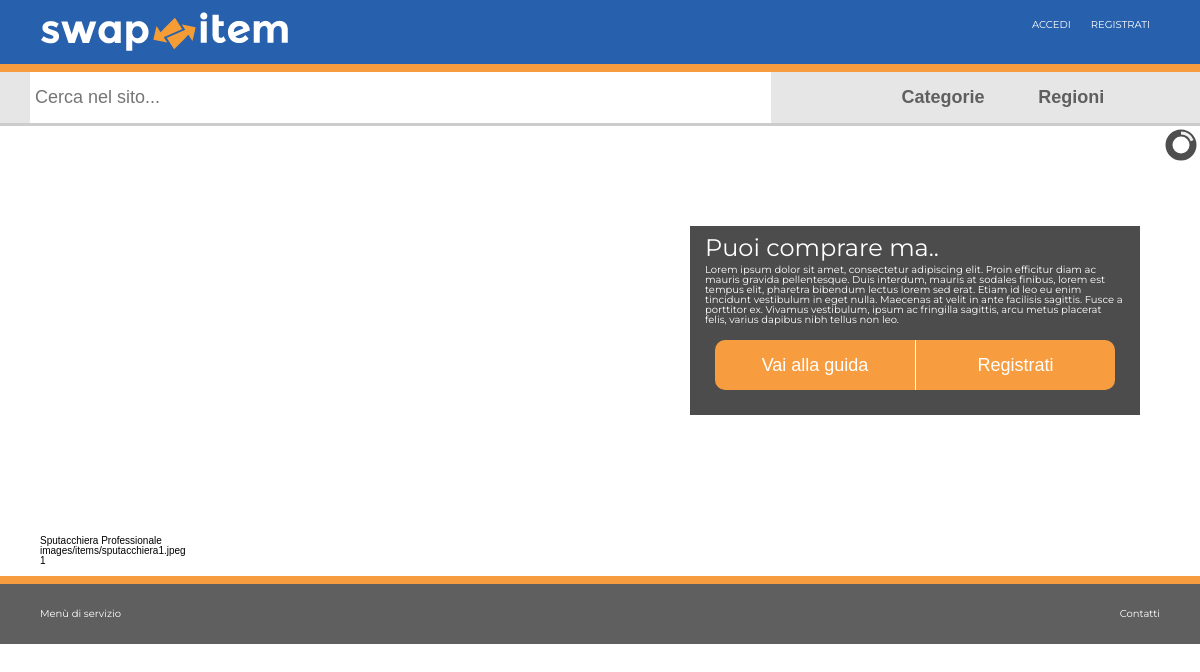
Page /index.php?id=1 on the committed database.
### tables this page shows
CREATE TABLE `tb_item` (
  `id` int(11) NOT NULL,
  `p_swapper` int(11) NOT NULL,
  `id_categoria` int(11) NOT NULL,
  `id_categoria_figlia` int(11) NOT NULL,
  `nome_oggetto` text NOT NULL,
  `descrizione` text NOT NULL,
  `stato` tinyint(1) NOT NULL,
  `vendita` tinyint(1) NOT NULL,
  `scambio` tinyint(1) NOT NULL,
  `prezzo` float(4,2) NOT NULL,
  `data` date NOT NULL,
  `cont_like` int(11) NOT NULL
);

CREATE TABLE `tb_img_item` (
  `id` int(11) NOT NULL,
  `p_item` int(11) NOT NULL,
  `nome_img` varchar(500) NOT NULL,
  `path` varchar(500) NOT NULL,
  `size` int(11) NOT NULL
);

### index.php (called while the page is built, shortened)
<?php
include "includes/header.php";
$view = new ControllerItems();
$view->View();
include "includes/footer.php";
?>

### Models/Model_Items.php (called while the page is built, shortened)
<?php
class Items {
	private $conn;
	public function __construct()
	{
		$database = new Database();
		$db = $database->dbConnection();
		$this->conn = $db;
    }
	public function ShowItem($id){
		try{
			 $stmt=$this->conn->prepare("SELECT * FROM tb_item INNER JOIN tb_img_item ON tb_item.id=tb_img_item.p_item INNER JOIN tb_swapper ON tb_swapper.id=tb_item.p_swapper WHERE tb_item.id=:id");
			 $stmt->bindparam(":id",$id);
			 $stmt->execute();
			 $editRow=$stmt->fetchAll(PDO::FETCH_ASSOC);
			 return $editRow;
			}
			catch(PDOException $e)
			{
			 echo $e->getMessage();
			 return false;
			}
		}
}
?>

### Views/View-Item.php (the view, shortened to what this page needs)
<!doctype html>
<html>
<head>
</head>
<body>
<?php
$items = new Items();
	$row = $items->ShowItem($_GET['id']);
?>
<?PHP
for($i=0; $i<count($row); $i++){
	echo $row[$i]['nome_oggetto']."</br>";
	echo $row[$i]['path']."</br>";
	echo $row[$i]['p_swapper']."</br>";
}
?>
</body>
</html>

### css/style.css (style rules this page uses)
* { -moz-box-sizing: border-box;-webkit-box-sizing: border-box;box-sizing: border-box; font-family:sans-serif; }
html, body, div, span, applet, object, iframe, h1, h2, h3, h4, h5, h6, p, blockquote, pre, a, abbr, acronym, address, big, cite, code, del, dfn, em, img, ins, kbd, q, s, samp, small, strike, strong, sub, sup, tt, var, b, u, i, center, dl, dt, dd, ol, ul, li, fieldset, form, label, legend, table, caption, tbody, tfoot, thead, tr, th, td, article, aside, canvas, details, embed, figure, figcaption, footer, header, hgroup, menu, nav, output, ruby, section, summary, time, mark, audio, video { margin: 0;padding: 0;border: 0;font-size: 100%;font: inherit;vertical-align: baseline; text-decoration:none; }
body { line-height: 1; }
body { font-size:62.5%;font-family: 'Montserrat', sans-serif; }

### rows in the picture
tb_item: nome_oggetto "Sputacchiera Professionale", tb_img_item.path "images/items/sputacchiera1.jpeg", p_swapper "1"
